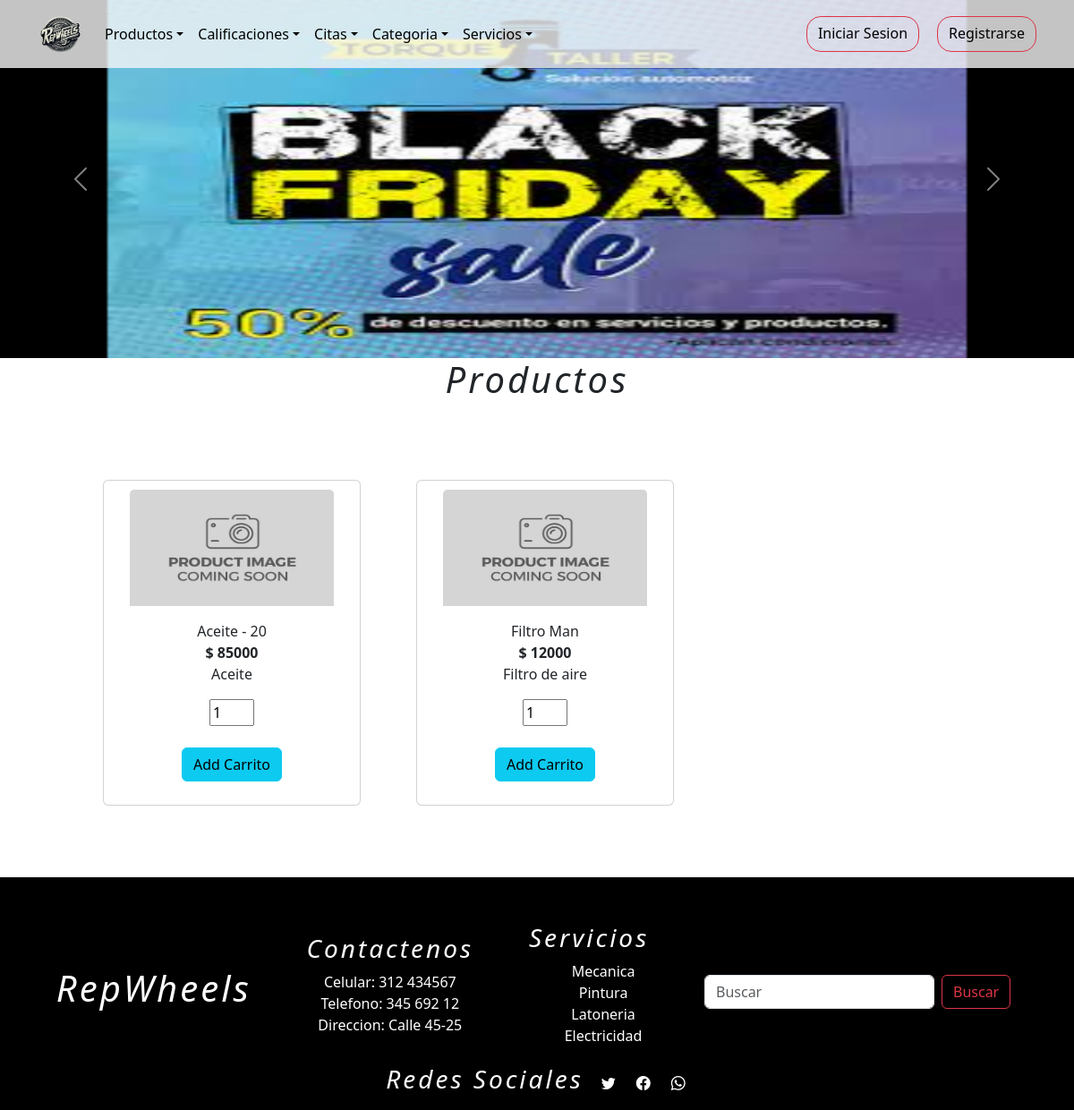
Before: /productos with the older database file.
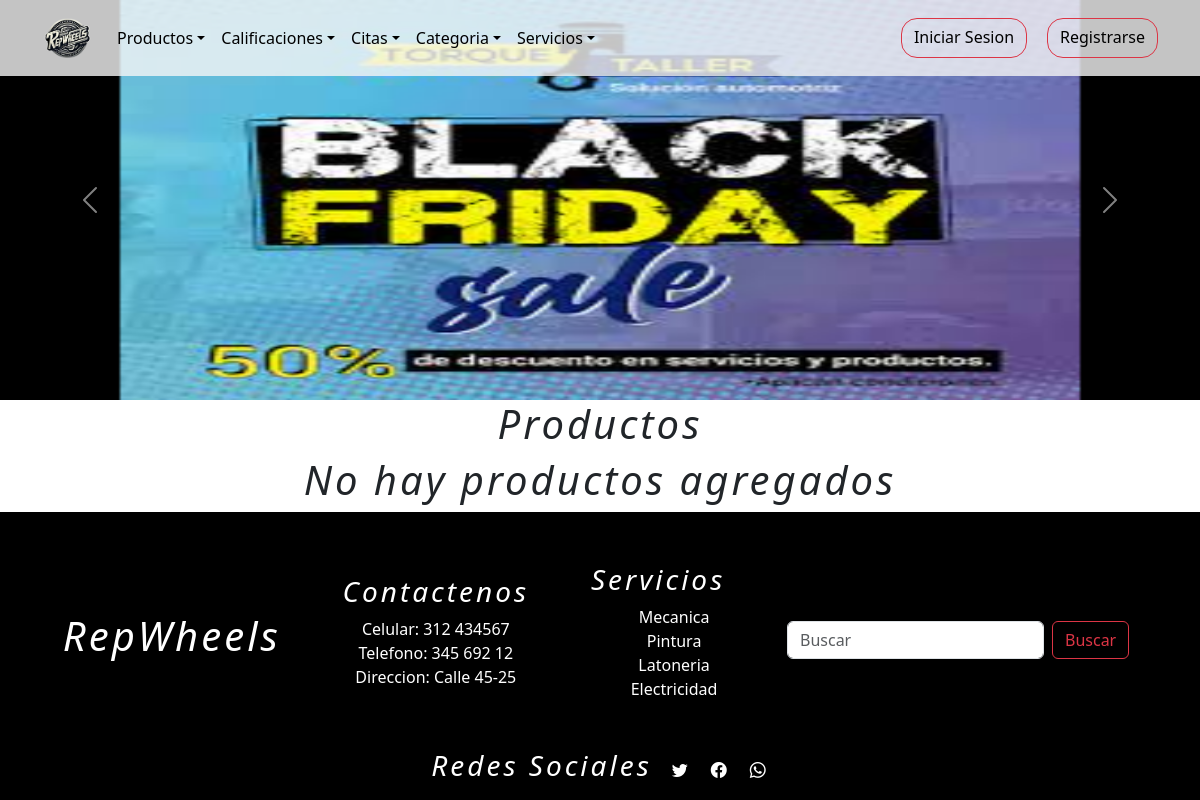
After: the same page with the newer database file.
### tienda/models.py (models this page shows, shortened)
class Productos(models.Model):
    nombre=models.CharField(max_length=254)
    Precio=models.IntegerField(null = False)
    descripcion_producto = models.TextField()
    cantidad=models.IntegerField()
    categoria=models.ForeignKey(Categoria,on_delete=models.DO_NOTHING,blank=False,null=True)
    foto = models.ImageField(upload_to="fotos_productos/", default="fotos_productos/default.png")

### tienda/views.py (the view)
# urls.py: path('productos',views.productos,name='productos'),
def productos(request):
    p = Productos.objects.all()
    contexto = {'data':p}
    return render(request,"tienda/productos/producto.html",contexto)

### tienda/templates/tienda/productos/producto.html (shortened to what this page needs)
{% extends 'tienda/base.html' %}
{% load static %}
{% block contenedor %}
      <main>
        <section style="background-color: black;">
            <div id="carouselServicios" class="carousel slide" style="max-width: 100%;">
              <div class="carousel-inner">
                <div class="carousel-item active">
                  <div class="d-flex align-items-center">
                    <img src="{% static 'tienda/img/descuentoproducto.jpg' %}" class="d-block mx-auto" width="80%" height="400px"
                      alt="imagen descuentos">
                  </div>
                </div>
              </div>
              <button class="carousel-control-prev" type="button" data-bs-target="#carouselServicios" data-bs-slide="prev">
                <span class="carousel-control-prev-icon" aria-hidden="true"></span>
              </button>
              <button class="carousel-control-next" type="button" data-bs-target="#carouselServicios" data-bs-slide="next">
                <span class="carousel-control-next-icon" ariahidden="true"></span>
              </button>
            </div>
          </section>
          <section class="servicios">
            <h1>Productos</h1>
            <div>
              {% if data %}
              <div class="product">
                      {% for p in data %}
                              <div class="card align-items-center text-center p-10" style="width: 18rem; padding: 10px;">
                                <img src="{{ p.foto.url }}" class="card-img-top" alt="{{ p.nombre }}" style="width:86%; height: 130px;" >
                                  <div class="card-body">
                                    <p class="card-text">{{ p.nombre }} <br> <strong>$ {{ p.Precio }} </strong> <br> {{ p.descripcion_producto }} </p>
                                    <form>
                                      <input type="number" name="cantidad" id="cantidad_{{ p.id }}" min="1" max="{{ p.cantidad }}" value="1" style="width: 50px;" /><br><br>
                                      <button type="button" onclick="addCart(`{% url 'addCart' %}` , {{ p.id }});"  class="btn btn-info">Add Carrito</button>
                                  </form>
                                  </div>
                              </div>
                      {% endfor %}
              </div>
              {% else %}
                  <h1>No hay productos agregados</h1>
              {% endif %}
          </div>
          </section>
      </main>
{% endblock %}

### tienda/templates/tienda/base.html (shortened to what this page needs)
{% load static %}
<!doctype html>
<html lang="es">
<head>
    <link rel="stylesheet" href="{% static 'tienda/css/bootstrap.min.css' %}" />
    <link rel="stylesheet" href="{% static 'tienda/css/landing.css' %}" />
    <link rel="stylesheet" href="https://cdn.jsdelivr.net/npm/bootstrap-icons@1.11.1/font/bootstrap-icons.css">
</head>
<body>
    <header>
        <nav class="navbar navbar-expand-lg navbar-dark fixed-top" id="trasnnav" >
            <div class="container" >
                <a class="navbar-brand" href="{% url 'index' %}"><img src="{% static 'tienda/img/Logo.png' %}" alt=""
                        width="51px" height="50px"></a>
                <div class="collapse navbar-collapse" id="mynavbar">
                    <ul class="navbar-nav me-auto">
                        <li class="nav-item dropdown">
                            <a class="nav-link dropdown-toggle" href="#" role="button"
                                data-bs-toggle="dropdown" style="color: black;">Productos</a>
                        </li>
                        <li class="nav-item dropdown">
                            <a class="nav-link dropdown-toggle" href="#" role="button"
                                data-bs-toggle="dropdown" style="color: black;">Calificaciones</a>
                        </li>
                        <li class="nav-item dropdown">
                            <a class="nav-link dropdown-toggle" href="#" role="button"
                                data-bs-toggle="dropdown" style="color: black;">Citas</a>
                        </li>
                        <li class="nav-item dropdown">
                            <a class="nav-link dropdown-toggle" href="#" role="button"
                                data-bs-toggle="dropdown" style="color: black;">Categoria</a>
                        </li>
                        <li class="nav-item dropdown">
                            <a class="nav-link dropdown-toggle" href="#" role="button"
                                data-bs-toggle="dropdown" style="color: black;">Servicios</a>
                        </li>
                    </ul>
                    <form id='botones' class="d-flex">
                        {% if request.session.logueo.rol > 0 and request.session.logueo.rol <= 5 %}
                            <a class="btn btn-danger" hidden href="{% url 'login' %}">Iniciar</a>
                            <a class="btn btn-outline-danger" href="{% url 'logout' %}"><i class="bi bi-door-open-fill" style="color: black;"></i></a>
                            <a href="javascript:showCart(`{% url 'showCart' %}`);" class="btn btn-outline-danger"><i class="bi bi-cart-fill" style="color: black;"></i></a>
                            <ul class="navbar-nav me-auto">
                                <li class="nav-item dropdown">
                                    <a class="nav-link dropdown-toggle btn btn-outline-danger"  href="#" role="button"
                                        data-bs-toggle="dropdown"><i class="bi bi-list" style="color: black;"></i></a>
                                    <ul class="dropdown-menu">
                                        <li><a class="dropdown-item" style="color: black;" href="{% url 'perfil' %}">Perfil</a></li>
                                        <li><a class="dropdown-item" style="color: black;" href="{% url 'add_car' %}">Mis vehiculos</a></li>
                                        {% if request.session.logueo.rol ==  3 %}
                                        <li><a class="dropdown-item" style="color: black;" href="#">Cotizaciones</a></li>
                                        {% endif %}
                                    </ul>
                                </li>
                            </ul>
                        {% else %}
                            <a class="btn btn-outline-danger text-black rounded-4" href="{% url 'login' %}">Iniciar Sesion</a>
                            <a class="btn btn-outline-danger text-black rounded-4" href="{% url 'register' %}">Registrarse</a>
                        {% endif %}
                    </form>
                </div>
            </div>
        </nav>
    </header>
    <div >
        {% block contenedor %}
        {% endblock %}
    </div>
    <footer >
        <div id="super">
            <div>
                <h1 class="h1" id="nombre">RepWheels</h1>
            </div>
            <div>
                <h3>Contactenos</h3>
                <p>Celular: 312 434567<br>Telefono: 345 692 12<br>Direccion: Calle 45-25</p>
            </div>
            <div>
                <h3>Servicios</h3>
                <ul>
                    <li>Mecanica</li>
                    <li>Pintura</li>
                    <li>Latoneria</li>
                    <li>Electricidad</li>
                </ul>
            </div>
            <div>
                <form class="d-flex">
                    <input class="form-control me-2" type="text" placeholder="Buscar">
                    <button class="btn btn-outline-danger me-2" type="button">Buscar</button>
                </form>
            </div>
        </div>
        <div id="infer" class="fixed-bottom">
            <h3>Redes Sociales</h3>
            <a href="#"><i class="bi bi-twitter"></i></a>
            <a href="#"><i class="bi bi-facebook"></i></a>
            <a href="#"><i class="bi bi-whatsapp"></i></a>
        </div>
    </footer>
</body>
</html>

### tienda/static/tienda/css/landing.css (style rules this page uses)
section { background-color: rgb(255, 255, 255); height: 100%; }
a { text-decoration: none; color: white; }
h1 { text-align: center; }
li { list-style: none; }
footer { background-color: rgb(0, 0, 0); width: 100%; height: 260px; color: rgb(255, 255, 255); border:1px solid black ; }
#super { margin-top: 50px; display: flex; justify-content: space-evenly; align-items: center; text-align: center; padding-bottom: 20px ; }
#infer { background-color: black; display: flex; justify-content: center; align-items: center; color: white; height: 60px; gap: 20px; letter-spacing: 3px; }
footer h3,h1 { text-align: center; font-style: italic; letter-spacing: 3px; }
#infer h3 { font-style: italic; }
#trasnnav { background-color: rgba(245, 245, 245, 0.8); }
i { color: white; }
#botones { display: flex; flex-direction: row; justify-content: space-evenly; gap: 20px; height: 40px; }
#botones a { color: white; text-decoration: none; }
.servicios { height: 100%; border: none; }

Changed rows visible on the page:
removed Productos: foto (placeholder picture), nombre "Aceite - 20", Precio "85000", descripcion_producto "Aceite", cantidad "1"
removed Productos: foto (placeholder picture), nombre "Filtro Man", Precio "12000", descripcion_producto "Filtro de aire"
Other visible differences:
text now shown: "No hay productos agregados"
